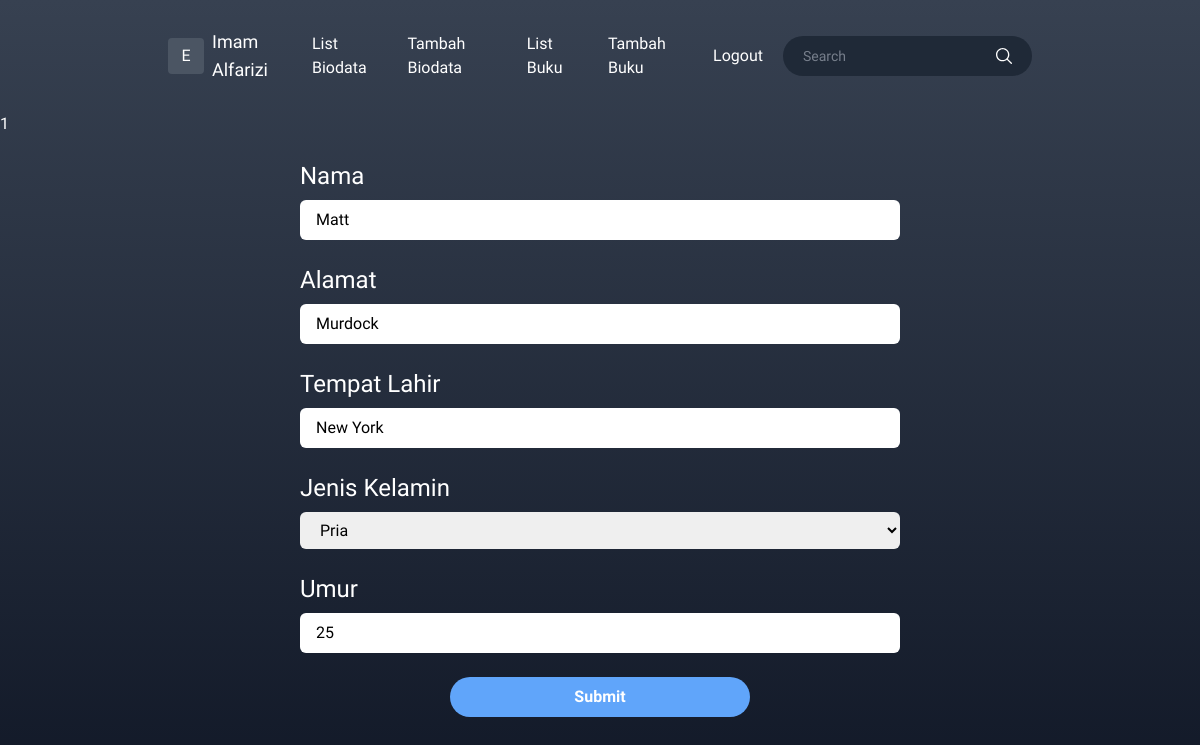
The app's page /edit-biodata.php?id=2 (signed in), older data.
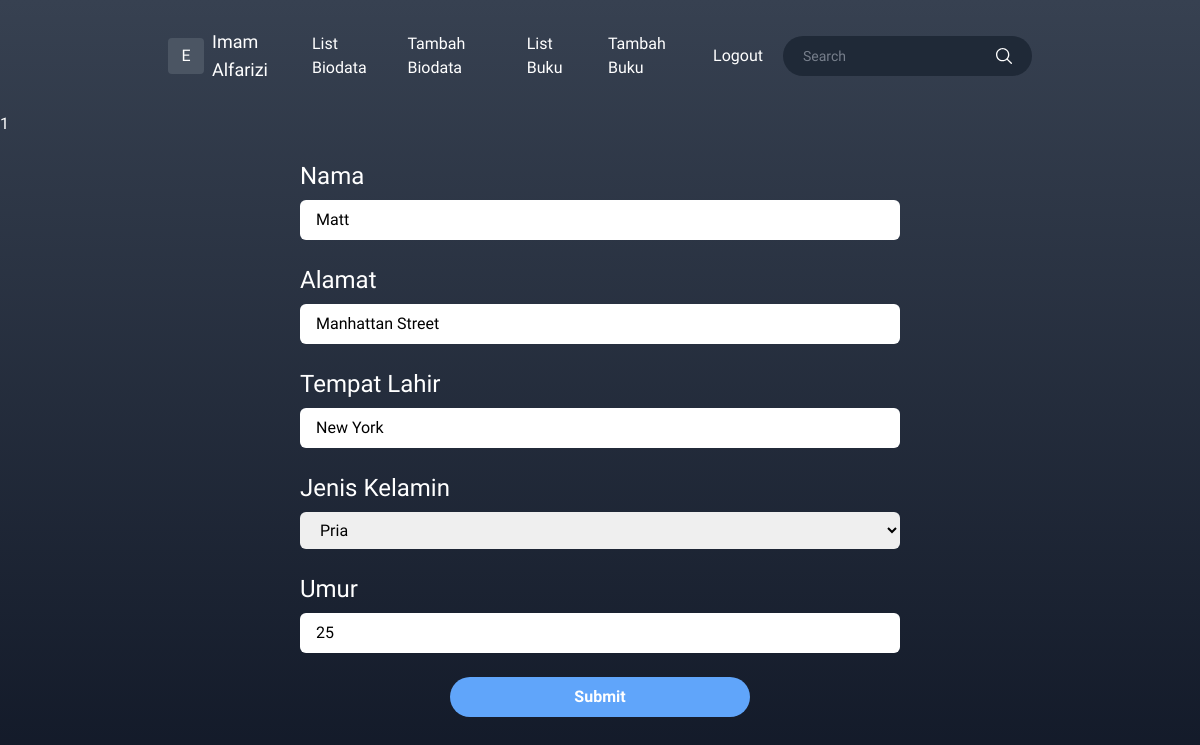
The same page, newer data.
### tables this page shows
CREATE TABLE `biodata` (
  `id` int(11) NOT NULL,
  `nama` varchar(255) NOT NULL,
  `alamat` text NOT NULL,
  `tempat_lahir` varchar(255) NOT NULL,
  `gender` enum('pria','wanita') NOT NULL,
  `umur` int(2) NOT NULL
);

### edit-biodata.php (the view, shortened to what this page needs)
<?php
require_once __DIR__ . '/db-config.php';
if (isset($_SESSION['id']) && isset($_SESSION['email'])) :
  $id = $_GET['id'];
  $sql = "SELECT * FROM biodata WHERE id = ?";
  $statement = $connection->prepare($sql);
  $statement->execute([$id]);
  if ($row = $statement->fetch()) {
    $nama = $row['nama'];
    $alamat = $row['alamat'];
    $tempat_lahir = $row['tempat_lahir'];
    $umur = $row['umur'];
  }
?>
  <!DOCTYPE html>
  <html lang="en">
  <head>
    <script src="https://cdn.tailwindcss.com"></script>
  </head>
  <body>
    <div class="h-screen overflow-y-scroll bg-primary text-white">
      <?= require_once __DIR__ . '/layout/header.php' ?>
      <form action="./check/check-edit-biodata.php" method="POST">
        <div class="w-6/12 flex flex-wrap items-center justify-center mx-auto space-y-6">
          <div class="w-full">
            <label for="nama" class="block text-2xl mb-2">Nama</label>
            <input type="text" id='nama' name='nama' value="<?= $nama ?>" class="w-full p-2 px-4 text-black rounded-md focus:outline-cyan-500 placeholder:text-sm" placeholder="Masukkan Nama">
          </div>
          <div class="w-full">
            <label for="alamat" class="block text-2xl mb-2">Alamat</label>
            <input type="text" id='alamat' name='alamat' value="<?= $alamat ?>" class="w-full p-2 px-4 text-black rounded-md focus:outline-cyan-500 placeholder:text-sm" placeholder="Masukkan Alamat">
          </div>
          <div class="w-full">
            <label for="tempat_lahir" class="block text-2xl mb-2">Tempat Lahir</label>
            <input type="text" id='tempat_lahir' name='tempat_lahir' value="<?= $tempat_lahir ?>" class="w-full p-2 px-4 text-black rounded-md focus:outline-cyan-500 placeholder:text-sm" placeholder="Masukkan Tempat Lahir">
          </div>
          <div class="w-full">
            <label for="gender" class="block text-2xl mb-2">Jenis Kelamin</label>
            <select name="gender" value="<?= $id ?>" id="gender" class="w-full p-2 px-4 text-black rounded-md focus:outline-cyan-500 placeholder:text-sm">
              <option value="pria">Pria</option>
            </select>
          </div>
          <div class="w-full">
            <label for="umur" class="block text-2xl mb-2">Umur</label>
            <input type="number" id='umur' name='umur' value="<?= $umur ?>" class="w-full p-2 px-4 text-black rounded-md focus:outline-cyan-500 placeholder:text-sm" placeholder="Masukkan umur">
          </div>
          <div class="w-6/12">
            <button class="border bg-blue-400 hover:bg-blue-300 w-full rounded-full border-none py-2 mb-3 font-bold" type='submit'>Submit</button>
          </div>
        </div>
      </form>
    </div>
  </body>
  </html>
<?php
else :
  header("Location: login.php");
  exit();
endif;
?>

Row changes from the older to the newer data that the page shows:
changed biodata "Matt": alamat "Murdock" → "Manhattan Street"
